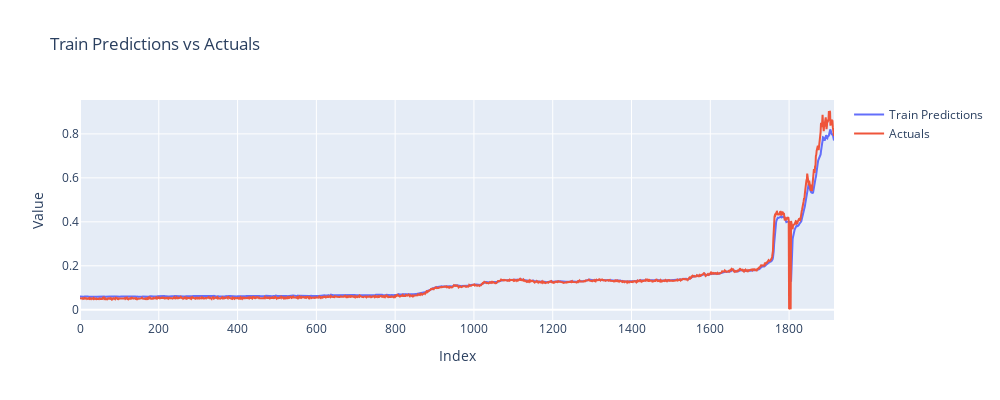

Notebook code for this chart:
### Code cell
train_predictions = train_results['Train Predictions']
actuals = train_results['Actuals']

fig = go.Figure()

fig.add_trace(go.Scatter(
    x=np.arange(len(train_predictions)),
    y=train_predictions,
    mode='lines',
    name='Train Predictions'
))

fig.add_trace(go.Scatter(
    x=np.arange(len(actuals)),
    y=actuals,
    mode='lines',
    name='Actuals'
))

fig.update_layout(
    width=1000,
    height=400,
    title='Train Predictions vs Actuals',
    xaxis_title='Index',
    yaxis_title='Value'
)

fig.show()

### Figure 1 — Plotly figure (JSON) as saved in the notebook; plotly's stock layout.template omitted (floating-point values rounded to 4 significant figures; data arrays with more than 128 entries replaced by an {"elided": "..."} marker saying what was removed)
{"data": [{"mode": "lines", "name": "Train Predictions", "type": "scatter", "x": {"elided": "1915 int values"}, "y": {"elided": "1915 float values"}}, {"mode": "lines", "name": "Actuals", "type": "scatter", "x": {"elided": "1915 int values"}, "y": {"elided": "1915 float values"}}], "layout": {"height": 400, "title": {"text": "Train Predictions vs Actuals"}, "width": 1000, "xaxis": {"autorange": true, "range": [0, 1914], "title": {"text": "Index"}, "type": "linear"}, "yaxis": {"autorange": true, "range": [-0.0466, 0.9542], "title": {"text": "Value"}, "type": "linear"}}}
